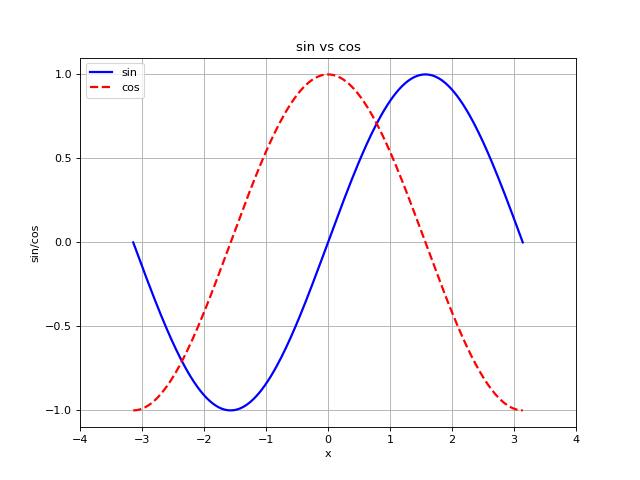

This figure's Python source:
"""
written by Yaqi Zhang ([email redacted])
University of Wisconsin-Madison
Jan 2018

"""
import numpy as np
import matplotlib.pyplot as plt


if __name__ == "__main__":
    # change font
    # plt.rcParams['font.size'] = 18

    # create a new figure of size 8x6 inches, 80 dots per inch
    plt.figure(figsize=(8, 6), dpi=80)

    # create a new subplot from a grid of 1x1
    plt.subplot(111)

    N = 256
    xs = np.linspace(-np.pi, np.pi, num=N)

    sins, coss = np.sin(xs), np.cos(xs)

    plt.plot(xs, sins, color="blue", linewidth=2.0, linestyle="-", label="sin")
    plt.plot(xs, coss, color="red", linewidth=2.0, linestyle="--", label="cos")
    plt.xlim(-4.0, 4.0)
    plt.ylim(-1.1, 1.1)
    plt.xticks(np.linspace(-4, 4, 9))
    plt.yticks(np.linspace(-1, 1, 5))
    plt.xlabel('x')
    plt.ylabel('sin/cos')
    plt.grid(True)
    plt.title('sin vs cos')
    plt.legend(loc="upper left")
    plt.savefig("example_2.png", dpi=80)

    plt.show()

